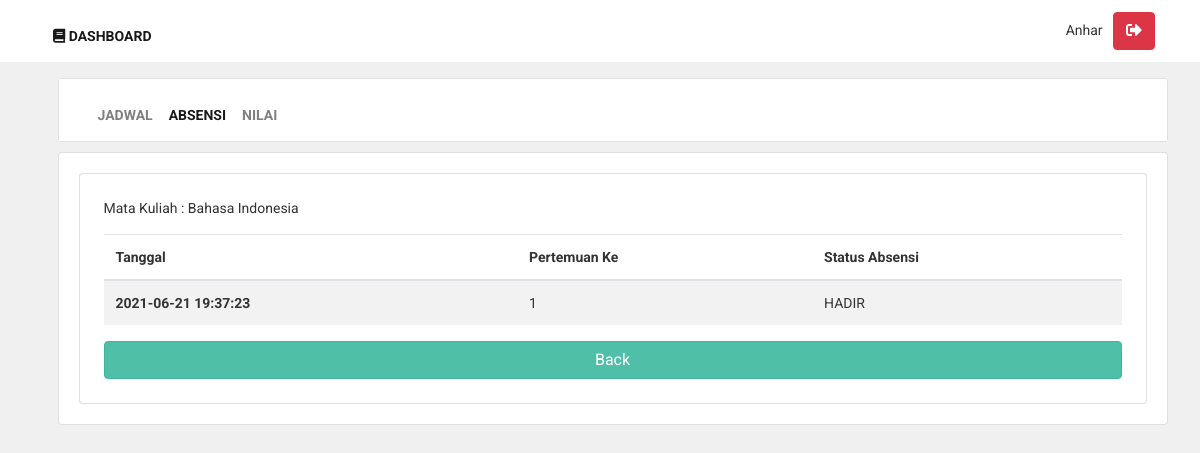
The page /mahasiswa/absensi.php?nim=181080200304&code=002 (signed in) on the database its author committed.
### tables this page shows
CREATE TABLE `enroll_code` (
  `code` varchar(255) NOT NULL,
  `nik_dosen` varchar(255) NOT NULL,
  `nama_kelas` varchar(255) NOT NULL,
  `jadwal` varchar(255) NOT NULL,
  `create_at` datetime NOT NULL DEFAULT current_timestamp()
);

CREATE TABLE `kehadiran` (
  `id` int(11) NOT NULL,
  `tanggal` datetime NOT NULL DEFAULT current_timestamp(),
  `id_enrolled` int(11) NOT NULL,
  `hadir` tinyint(1) NOT NULL,
  `pertemuan_ke` int(11) NOT NULL,
  `update_at` datetime NOT NULL DEFAULT current_timestamp()
);

### mahasiswa/absensi.php (the view, shortened to what this page needs)
<!DOCTYPE html>
<html lang="en">
<head>
    <link rel="stylesheet" href="../assets/styles/bootstrap.min.css" />
    <link rel="stylesheet" href="../assets/fontawesome/web-fonts-with-css/css/fontawesome-all.min.css" />
    <link rel="stylesheet" type="text/css" href="../assets/styles/styles.css" />
</head>
<body>
    <?php
    require_once '../koneksi.php';
    require_once 'navbar.php'
    ?>
    <?php
    $query = "SELECT * FROM `enroll_code` WHERE code='".$_GET['code']."';";
    $data = $conn->query($query);
    $dat=$data->fetch_assoc()
    ?>
    <div id="content">
    <div class="container">
    <div class="card mt-3">
    <nav class="navbar navbar-expand-lg navbar-light" id="navbar">
    <div class="container">
        <div class="collapse navbar-collapse" id="navigation">
            <div class="padding-nav">
                <ul class="navbar-nav mr-auto">
                <li class="nav-item">
                        <a class="nav-link" href="dashboard.php">Jadwal</a>
                    </li>
                    <li class="nav-item">
                        <a class="nav-link active" href="dashboard_1.php">Absensi<span class="sr-only">(current)</span></a>
                    </li>
                    <li class="nav-item">
                        <a class="nav-link" href="dashboard_2.php">Nilai</a>
                    </li>
                </ul>
            </div>
        </div>
    </div>
    </nav>
    </div>
    <div class="row mt-2">
    <div class="col-md-12" id="cart">
    <div class="card">
    <div class="card-body">
    <div class="container card p-4">
    <p>Mata Kuliah : <?=$dat['nama_kelas']?></p>
    <table class="table table-striped">
    <thead>
        <tr>
        <th scope="col">Tanggal</th>
        <th scope="col">Pertemuan Ke</th>
        <th scope="col">Status Absensi</th>
        </tr>
    </thead>
    <tbody>
        <?php
            $query = "SELECT kehadiran.id, kehadiran.tanggal,enroll_code.nama_kelas, kehadiran.pertemuan_ke, kehadiran.hadir FROM ((kehadiran INNER JOIN enrolled_code ON kehadiran.id_enrolled = enrolled_code.id)INNER JOIN enroll_code ON enrolled_code.enroll_code = enroll_code.code) WHERE enrolled_code.NIM_mahasiswa='".$_GET['nim']."' AND enrolled_code.enroll_code = '".$_GET['code']."';";
            $data = $conn->query($query);
            while ($row = $data->fetch_assoc()) {
        ?>
                <tr>
                    <th><?=$row['tanggal']?></th>
                    <td><?=$row['pertemuan_ke']?></td>
                    <td>
                        <?php if($row['hadir']==1){ ?>
                            HADIR
                        <?php }else{ ?>
                            Tidak Hadir
                        <?php } ?>
                    </td>
                </tr>
        <?php
            }
        ?>
    </tbody>
    </table>
    <a class="btn btn-primary" href="dashboard_1.php" role="button">Back</a>
        </div>
    </div>
    </div>
    </div>
    </div>
</body>
</html>

### assets/styles/styles.css (style rules this page uses)
body { font-family: "Roboto", Helvetica, Arial, sans-serif; font-size: 14px; line-height: 1.42857143; color: #333; background-color: #f0f0f0; overflow-x: hidden; }
.navbar { background: white; }
a.nav-link { text-transform: uppercase; font-weight: bold; font-size: 14px; }
.padding-nav { padding-top: 10px; }
.btn-primary { color: rgb(255, 255, 255); background-color: rgb(79, 191, 168); border-color: rgb(65, 179, 156); }
#content { padding-left: 25px; }
#content #cart .table tbody tr td { vertical-align: middle; }

### rows shown on the page
enroll_code: nama_kelas "Bahasa Indonesia"
kehadiran: tanggal "2021-06-21 19:37:23", pertemuan_ke "1", hadir "HADIR"

### other values the page prints
$_SESSION['nama'] "Anhar"
